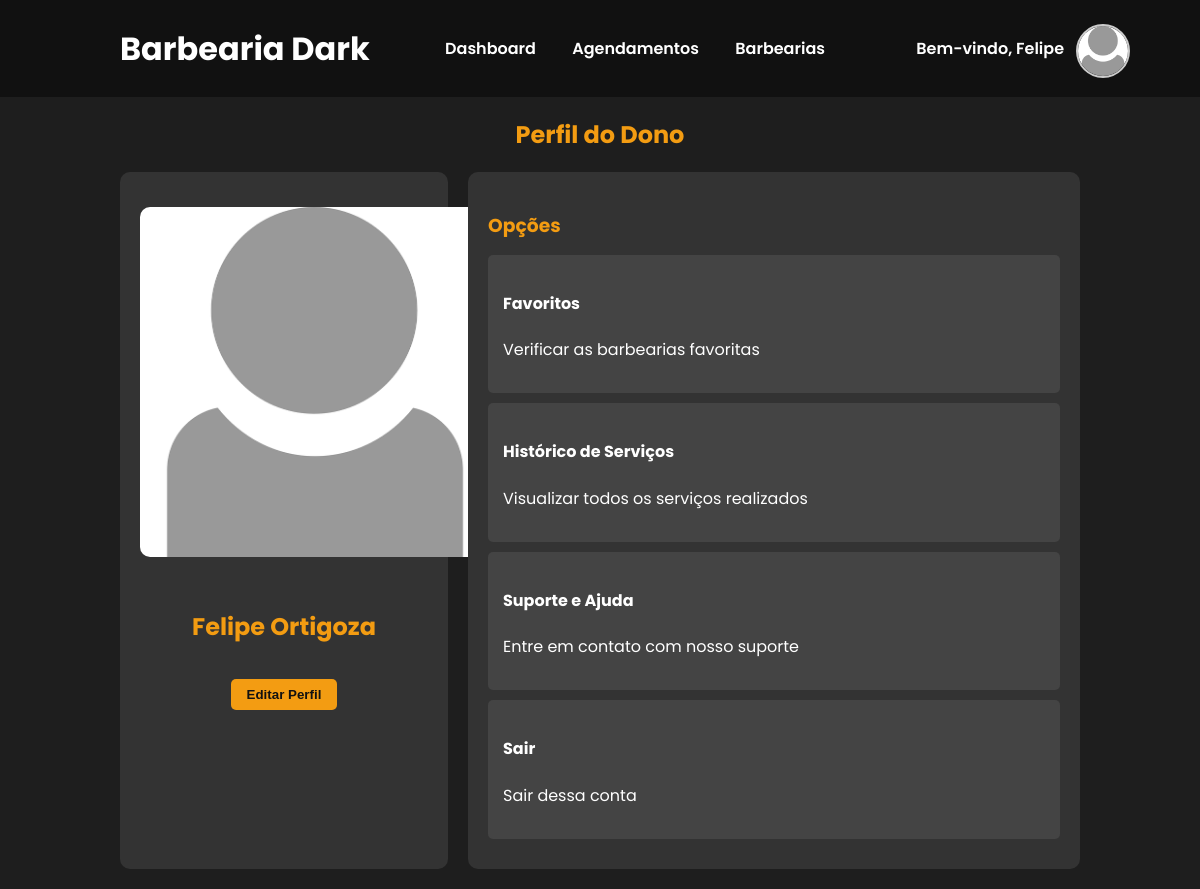
/views/perfil2.php (signed in), run on an earlier commit of the app's database.
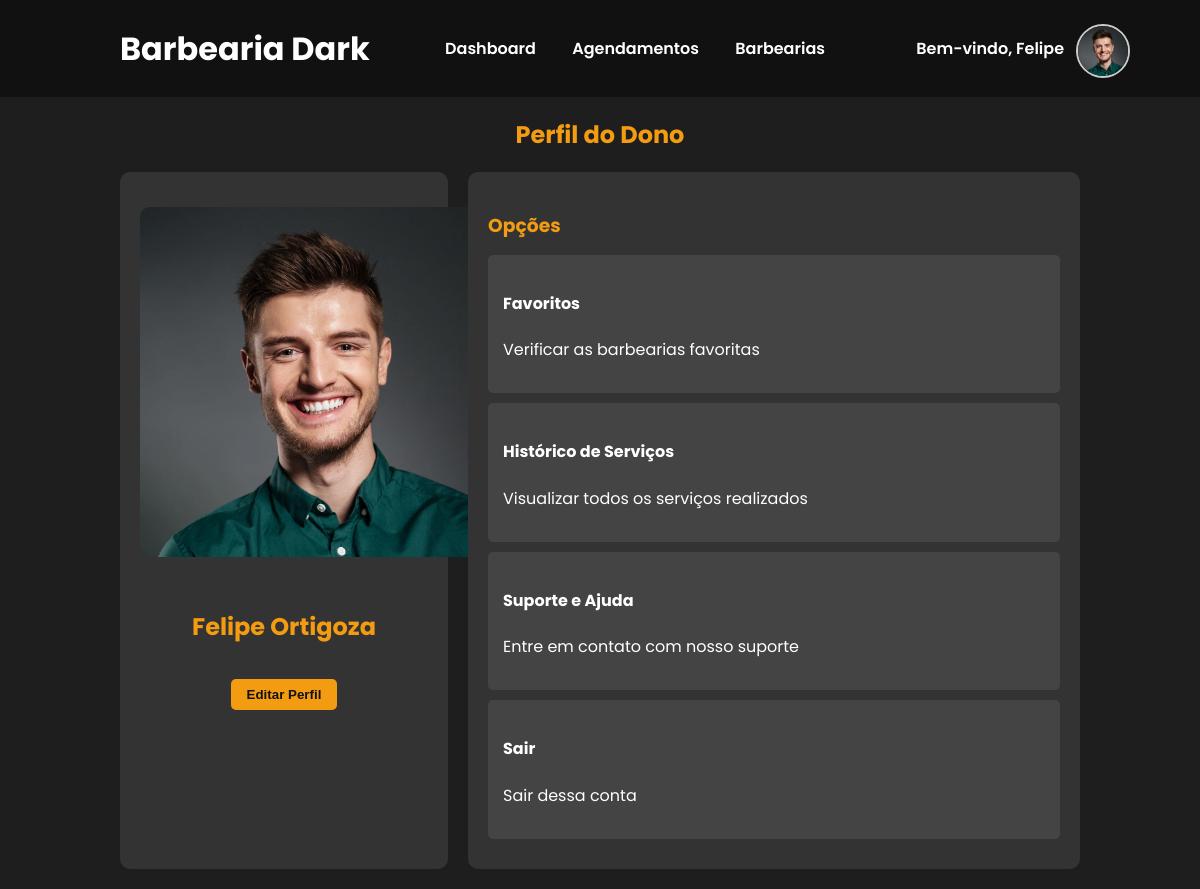
And on a later commit of the database.
### tables this page shows
CREATE TABLE `dono` (
  `id_dono` int(11) NOT NULL AUTO_INCREMENT,
  `nome` varchar(100) NOT NULL,
  `sobrenome` varchar(100) NOT NULL,
  `email` varchar(100) NOT NULL,
  `celular` varchar(20) NOT NULL,
  `senha` varchar(100) NOT NULL,
  `cpf` varchar(100) NOT NULL,
  `data_nasc` varchar(100) NOT NULL,
  `imagem` blob DEFAULT NULL,
  PRIMARY KEY (`id_dono`),
  UNIQUE KEY `email` (`email`)
);

### models/Conexao.class.php (called while the page is built)
<?php
	abstract class Conexao
	{
		public function __construct(protected $db = null)
		{
			$parametros = "mysql:host=localhost;dbname=barbearia;";
			try
			{
				$this->db = new PDO($parametros, "root", "");
			}
			catch(PDOException $e)
			{
				echo $e->getMessage();
				echo $e->getCode();
				die();
			}
		}
	}
?>

### models/donoDAO.php (called while the page is built, shortened)
<?php
	class donoDAO extends Conexao
	{
		public function buscar_um_dono($dono)
		{
			$sql = "SELECT * FROM dono WHERE id_dono = ?";
			try
			{
				$stm = $this->db->prepare($sql);
				$stm->bindValue(1, $dono->getIddono());
				$stm->execute();
				$this->db = null;
				return $stm->fetchAll(PDO::FETCH_OBJ);
			}
			catch(PDOException $e)
			{
				$this->db = null;
				echo $e->getMessage();
				echo $e->getCode();
				die();
			}
		}
	}
?>

### models/Dono.class.php (called while the page is built, shortened)
<?php
	class Dono
	{
		public function getIddono()
		{
			return $this->iddono;
		}
	}
?>

### views/perfil2.php (the view, shortened to what this page needs)
<?php
require_once "../views/headerDono.php";
require_once "../models/Conexao.class.php";
require_once "../models/Dono.class.php";
require_once "../models/donoDAO.php";
$nome = htmlspecialchars($_SESSION["nome"]);
$sobrenome = htmlspecialchars($_SESSION["sobrenome"]);
$ftpadrao = "../imagens/clientes/ftpadrao.webp";
$id_dono = $_SESSION["id"];
$dono = new Dono($id_dono);
$donoDAO = new donoDAO();
$ret = $donoDAO->buscar_um_dono($dono);
?>
<!DOCTYPE html>
<html lang="pt-BR">
<head>
    <link rel="stylesheet" href="../css/perfil2.css">
</head>
<body>
    <main>
        <h2>Perfil do Dono</h2>
        <section class="perfil-container">
        <div class="perfil-info">
                <?php if (!empty($ret[0]->imagem)): ?>
                    <img src="../imagens/clientes/<?php echo $ret[0]->imagem; ?>" alt="Foto do dono">
                <?php else: ?>
                    <img src="<?php echo $ftpadrao; ?>" alt="Foto padrão do dono">
                <?php endif; ?>
                <?php echo "<h2>$nome $sobrenome</h2>"; ?>
                <button onclick="editarPerfil()">Editar Perfil</button>
            </div>
            <div class="perfil-opcoes">
                <h3>Opções</h3>
                <div class="opcao" onclick="visualizarFavoritos()">
                    <h4>Favoritos</h4>
                    <p>Verificar as barbearias favoritas</p>
                </div>
                <div class="opcao" onclick="visualizarHistorico()">
                    <h4>Histórico de Serviços</h4>
                    <p>Visualizar todos os serviços realizados</p>
                </div>
                <div class="opcao" onclick="suporte()">
                    <h4>Suporte e Ajuda</h4>
                    <p>Entre em contato com nosso suporte</p>
                </div>
                <div class="opcao" onclick="sairPerfil()">
                    <h4>Sair</h4>
                    <p>Sair dessa conta</p>
                </div>
            </div>
        </section>
    </main>
</body>
</html>

### views/headerDono.php (shortened to what this page needs)
<!DOCTYPE html>
<html lang="pt-BR">
<head>
    <link rel="stylesheet" href="../css/cabecalho.css">
</head>
<body>
    <header>
        <div class="container-header">
            <h1><a style="text-decoration: none; color: #fff;" href="../views/dashboard.php">Barbearia Dark</a></h1>
            <ul>
                <li><a id="dashboard" href="../views/dashboard.php">Dashboard</a></li>
                <li><a id="agendamentos" href="../views/agendamentosbarbeiro.php">Agendamentos</a></li>
                <li><a id="barbearias" href="../views/cadastroBarbearia.php">Barbearias</a></li>
            </ul>
            <ul>
            <?php
                require_once "../models/Conexao.class.php";
                require_once "../models/Dono.class.php";
                require_once "../models/donoDAO.php";
                if (isset($_SESSION["id"])) {
                    $id_dono = $_SESSION["id"];
                    $nome = htmlspecialchars($_SESSION["nome"]);
                    $ftpadrao = "../imagens/clientes/ftpadrao.webp";
                    $dono = new Dono($id_dono);
                    $donoDAO = new donoDAO();
                    $ret = $donoDAO->buscar_um_dono($dono);
                    $imagemPerfil = !empty($ret[0]->imagem) ? "../imagens/clientes/" . htmlspecialchars($ret[0]->imagem) : $ftpadrao;
                    echo "<li><a href='perfil2.php'>Bem-vindo, $nome <img src='$imagemPerfil' alt='Imagem do cliente' class='imagem-perfil'></a></li>";
                } else {
                    echo '<li><a href="../views/login2.php" id="login">Login</a></li>';
                    echo '<li><a href="../views/cadastro2.php" class="btn-cadastrar">Cadastrar-se</a></li>';
                }
                ?>
            </ul>
        </div>
    </header>
</body>
</html>

### css/cabecalho.css (style rules this page uses)
body { font-family: 'Poppins', sans-serif; margin: 0; padding: 0; background-color: #1e1e1e; color: #fff; }
header { background-color: #111; padding: 20px 0; display: flex; justify-content: center; }
header h1 { margin: 0; color: #fff; text-align: center; }
.container-header { display: flex; width: 80%; justify-content: space-between; align-items: center; }
header ul { list-style: none; padding: 0; }
header ul li { display: inline; margin: 0 15px; }
header ul li a { color: #fff; text-decoration: none; font-weight: 600; border: 1px solid transparent; transition: all 0.3s ease; }
.imagem-perfil { position: absolute; width: 50px; height: 50px; border-radius: 50%; margin-left: 1%; margin-top: -1%; object-fit: cover; border: 2px solid #ccc; }

### css/perfil2.css (style rules this page uses)
.perfil-container { width: 80%; margin: 20px auto; display: flex; gap: 20px; justify-content: space-between; }
.perfil-info { background-color: #333; border-radius: 10px; padding: 20px; width: 30%; text-align: center; }
.perfil-info img { width: 350px; height: 350px; border-radius: 10px; margin-bottom: 35px; margin-top: 15px; object-fit: cover; }
.perfil-info h2 { margin-top: 10px; color: #f39c12; }
.perfil-info button { background-color: #f39c12; color: #111; border: none; padding: 8px 16px; border-radius: 5px; cursor: pointer; font-weight: 600; margin-top: 15px; }
.perfil-opcoes { background-color: #333; border-radius: 10px; padding: 20px; width: 65%; }
.perfil-opcoes h3 { color: #f39c12; margin-bottom: 15px; }
.opcao { background-color: #444; padding: 15px; border-radius: 5px; margin-bottom: 10px; cursor: pointer; transition: background-color 0.3s; }
h2 { text-align: center; color: #f39c12; }

What changed in the data, as far as the page shows it:
now on this page (row edited): dono: imagem (picture)
